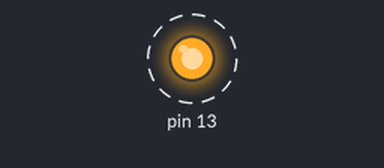
The sketch below on a simulated Arduino Uno, built with avr-gcc and run on an emulated ATmega328P. On the bench: output pins drawn as LEDs (lit = HIGH). Dashed ring = blinking. What the sketch prints to the serial monitor is not drawn.

Above: at 0.5 s.
Timing chart, 0 to 4.6 s (numbered marks = the images above):
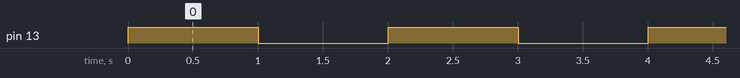

Measured:
- by itself, pin 13: alternates HIGH for 1.0 s and LOW for 1.0 s

The sketch:

Prova.ino
```cpp
int millisecondi = 1000;
int temporaneo; // il led aspetta temporaneo centinaia di millisecondi
void setup() {
  pinMode(13, OUTPUT);
  Serial.begin(9600);
}

void loop() {
  digitalWrite(13, HIGH);
  temporaneo = Serial.read()-'0'; // da "x" (char) a x (int). Ad es '3' - '0' = 3 oppure '7' - 2 = '5'
  if (temporaneo > 0 && temporaneo<10) {
    millisecondi = temporaneo*100;
  }

  Serial.print("Luce accesa per ");
  Serial.print(millisecondi);
  Serial.println(" millisecondi");
  delay(millisecondi);

  digitalWrite(13, LOW);
  Serial.print("Luce spenta per ");
  Serial.print(millisecondi);
  Serial.println(" millisecondi");
  delay(millisecondi);
}
```
